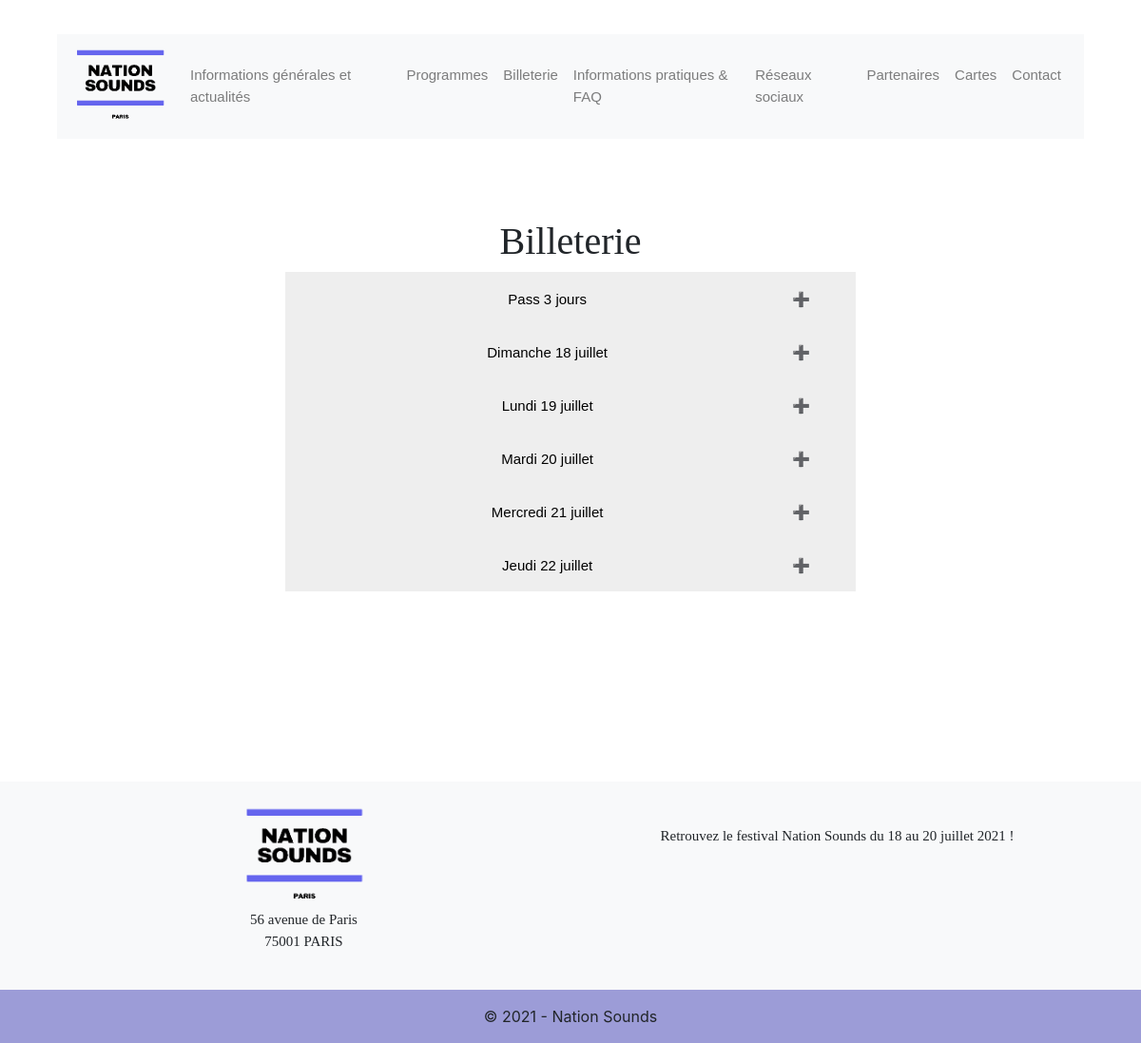
/billeterie.php, run on the app's committed database.
### tables this page shows
CREATE TABLE IF NOT EXISTS `billeterie` (
  `id` int(11) NOT NULL AUTO_INCREMENT,
  `date_prix` varchar(100) NOT NULL,
  `prix` float NOT NULL,
  PRIMARY KEY (`id`)
);

### billeterie.php (the view, shortened to what this page needs)
<html>
<head>
        <link rel="stylesheet" href="css/style.css" />
</head>
<body>
	<?php include("header.php"); ?>
	<?php
		$reponse = $bdd->query("SELECT * FROM billeterie");
	?>
  	<h2 class="title_page"> Billeterie </h2>
	  <?php while($donnees = $reponse-> fetch())
            {
        ?>
            <button class="accordion"><?php echo $donnees['date_prix']; ?></button>
        <?php
            }
        ?>
</body>
<footer>
</footer>
</html>

### css/style.css (style rules this page uses)
.logofooter { width: 25%; height: auto; }
.title_page { margin-top: 7%; text-align: center; font-family: 'bluu'; font-size: 40px; }
.textfooter { font-family: "Montserrat"; font-size: 15px; }
@media screen and (min-width: 992px) { footer { margin-top: 200px; } }
.accordion { font-family: "Montserrat", sans-serif; background-color: #eee; color: black; cursor: pointer; padding: 18px; width: 50%; height: 7%; border: none; text-align: center; margin-left: 25%; outline: none; font-size: 15px; transition: 0.4s; margin-top: 0%; }
.accordion:after { content: '\02795'; font-size: 15px; color: black; float: right; margin-right: 30px; border: none !important; }

### data on the page
billeterie: date_prix "Pass 3 jours"
billeterie: date_prix "Dimanche 18 juillet"
billeterie: date_prix "Lundi 19 juillet"
billeterie: date_prix "Mardi 20 juillet"
billeterie: date_prix "Mercredi 21 juillet"
billeterie: date_prix "Jeudi 22 juillet"
